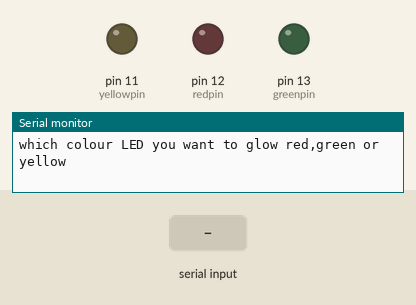
Simulated run of this sketch. Board: Arduino Uno, built with avr-gcc and run on an emulated ATmega328P. Parts: output pins drawn as LEDs (lit = HIGH), the last lines printed to the serial monitor. The test bench sets the inputs (shaded band).

Above: at 1.2 s.
1.3 s: "red" received over Serial
At 2.9 s:
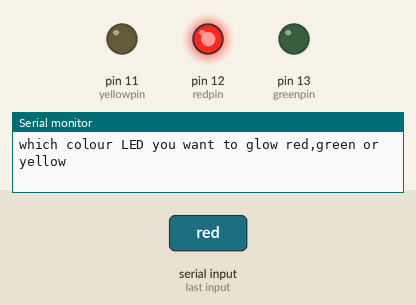
3.8 s: "green" received over Serial
At 6.0 s:
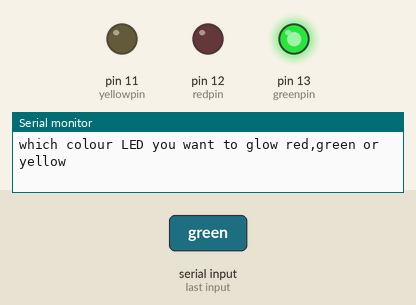
6.3 s: "yellow" received over Serial
At 8.0 s:
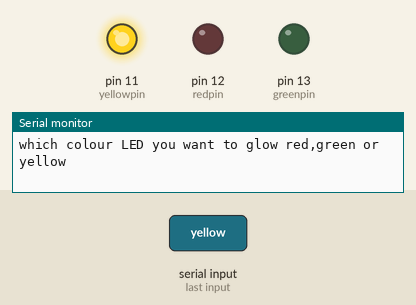
Timing chart, 0 to 9.5 s (numbered marks = the images above; inputs shaded):
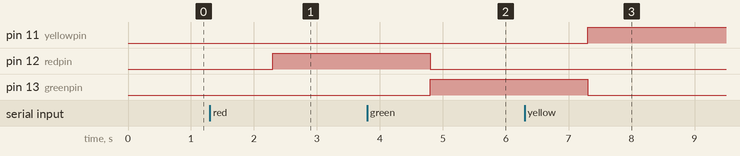

Measured:
- after the input at 1.3 s, pin 12 (redpin): LOW → HIGH after 1.0 s
- after the input at 3.8 s, pin 12 (redpin): HIGH → LOW after 1.0 s; pin 13 (greenpin): LOW → HIGH after 1.0 s
- after the input at 6.3 s, pin 11 (yellowpin): LOW → HIGH after 1.0 s; pin 13 (greenpin): HIGH → LOW after 1.0 s

The sketch:

LED_ON_BY_Serial_monitor4.ino
```cpp
int redpin = 12;
int greenpin = 13;
int yellowpin = 11;
String colour;
String msg ="which colour LED you want to glow red,green or yellow";


void setup() {
  // put your setup code here, to run once:
Serial.begin(9600);
pinMode(redpin,OUTPUT);
pinMode(greenpin,OUTPUT);
pinMode(yellowpin ,OUTPUT);
}

void loop() {
  Serial.println(msg);
while(Serial.available()==0){

}
colour = Serial.readString();

if (colour =="red"){
  digitalWrite(redpin,HIGH);
  digitalWrite(greenpin,LOW);
  digitalWrite(yellowpin,LOW);
}
if (colour =="green"){
  digitalWrite(redpin,LOW);
  digitalWrite(greenpin,HIGH);
  digitalWrite(yellowpin,LOW);
}
if (colour =="yellow"){
  digitalWrite(redpin,LOW);
  digitalWrite(greenpin,LOW);
  digitalWrite(yellowpin,HIGH);
}

}
```
